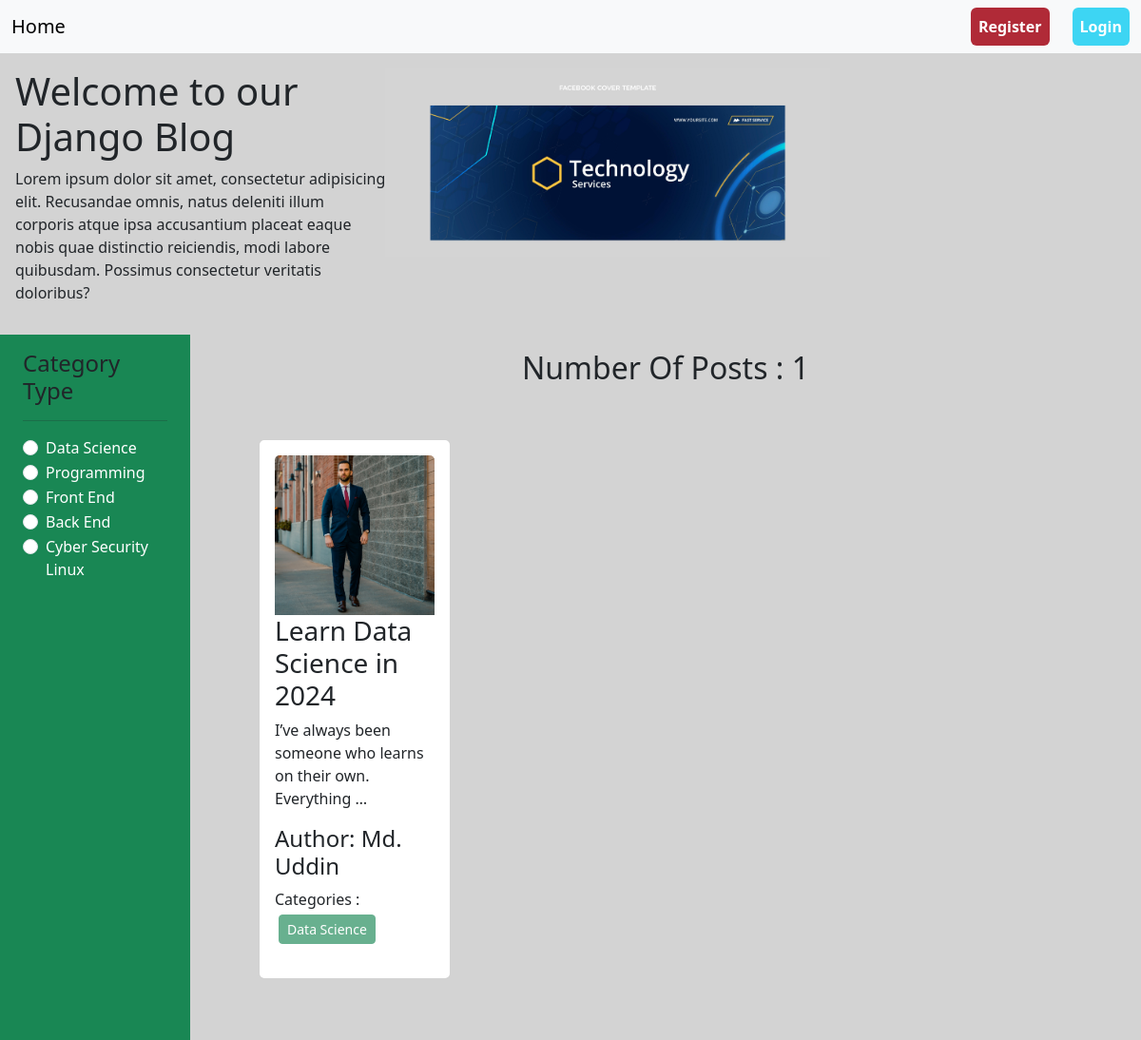
The page /category/data-science/ on the database its author committed.
### categories/models.py (models this page shows, shortened)
class Category(models.Model):
    name=models.CharField(max_length=100,unique=True)
    slug=models.SlugField(max_length=100,unique=True,null=True,blank=True)

### posts/models.py (models this page shows, shortened)
class Post(models.Model):
    title=models.CharField(max_length=255)
    content=models.TextField()
    category=models.ManyToManyField(to=Category)
    author=models.ForeignKey(to=User,on_delete=models.CASCADE)
    image=models.ImageField(upload_to='posts/media/uploads/',blank=True,null=True)

### ProjectClassBlog/views.py (the view)
# urls.py: 2. Add a URL to urlpatterns:  path('', views.home, name='home')
def home(request,category_slug=None):
    data=Post.objects.all()
    if category_slug is not None:
        category=Category.objects.get(slug=category_slug)
        data=Post.objects.filter(category=category)
    categories=Category.objects.all()
    return render(request,'home.html',{'data':data,'category':categories})

### templates/home.html
{% extends "base.html" %} {% load static %} {% block content %}
<div class="d-flex flex-wrap p-3">
  <div class="col-4">
    <h1>Welcome to our Django Blog</h1>
    <p>
      Lorem ipsum dolor sit amet, consectetur adipisicing elit. Recusandae
      omnis, natus deleniti illum corporis atque ipsa accusantium placeat eaque
      nobis quae distinctio reiciendis, modi labore quibusdam. Possimus
      consectetur veritatis doloribus?
    </p>
  </div>
  <div class="col-8"><img src="{% static "image/Header.jpg" %}" style='width:60%' alt=""></div>
</div>
<div class="d-flex flex-wrap">
  <div class="col-2 px-4 pt-3 bg-success">
    <h4>Category Type</h4>
    <hr />
    {% for check in category %}
    <div class="form-check">
      <input
        class="form-check-input"
        type="radio"
        name="category"
        id="{{check.id}}"
      />
      <label class="form-check-label" for="{{check.id}}">
        <a
          class="text-decoration-none fw-medium text-white"
          href="{% url 'category_wise_post' check.slug %}"
          >{{check.name}}</a
        >
      </label>
    </div>
    {% endfor %}
  </div>
  <div class="col-10 p-3">
    <h2 class='text-center'>Number Of Posts : {{data | length}}</h2>
    <div class="d-flex flex-wrap px-5 pt-5 mb-5">
      {% for value in data %}
      <div class="col-sm-3">
        <div class="card mx-2">
          <div class="card-body">
            <img src="{{value.image.url}}" class="card-img-top" alt="...">
            <h3 class="card-title"><a class='text-decoration-none text-dark' href="{% url 'detail_post' value.id %}">{{value.title}}</a></h3>
            <p class="card-text">{{value.content | truncatewords:10}}</p>
            <h4>
              Author: {{value.author.first_name}} {{value.author.last_name}}
            </h4>
            <p>
              Categories : {% for cat in value.category.all %}
              <button class="btn btn-success btn-sm m-1" disabled="disabled">
                {{cat.name}}
              </button>
              {% endfor %}
            </p>
          </div>
        </div>
      </div>
      {% endfor %}
    </div>
  </div>
</div>
{% endblock content %}

### rows shown on the page
Category: name "Data Science"
Category: name "Programming"
Category: name "Front End"
Category: name "Back End"
Category: name "Cyber Security Linux"
Post: image (picture), title "Learn Data Science in 2024", content "I’ve always been someone who learns on their own. Everything …", author.first_name "Md.", author.last_name "Uddin"

### other values the page prints
{{ data | length }} "1"
